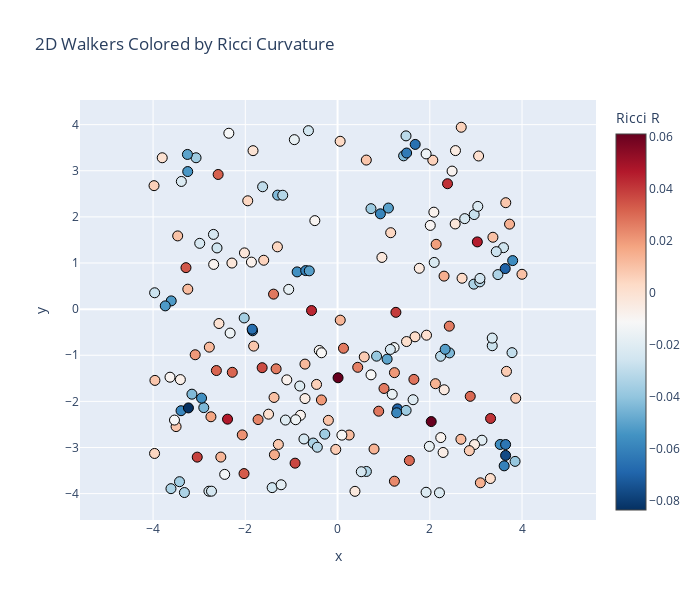

Notebook cell for this chart:
### Markdown cell above
## Visualization: Walkers Colored by Curvature

### Code cell
x_np = state.x.cpu().numpy()
R_np = R.cpu().numpy()

fig = go.Figure()

fig.add_trace(go.Scatter(
    x=x_np[:, 0],
    y=x_np[:, 1],
    mode='markers',
    marker=dict(
        size=10,
        color=R_np,
        colorscale='RdBu_r',
        colorbar=dict(title="Ricci R"),
        line=dict(width=1, color='black'),
    ),
    text=[f"R={R_np[i]:.3f}" for i in range(N)],
    hovertemplate="<b>Walker</b><br>" +
                  "x: %{x:.2f}<br>" +
                  "y: %{y:.2f}<br>" +
                  "%{text}<extra></extra>",
    name="Walkers",
))

fig.update_layout(
    title="2D Walkers Colored by Ricci Curvature",
    xaxis_title="x",
    yaxis_title="y",
    width=700,
    height=600,
    xaxis=dict(scaleanchor="y", scaleratio=1),
)

fig.show()

### Figure 1 — Plotly figure (JSON) as saved in the notebook; plotly's stock layout.template omitted (floating-point values rounded to 4 significant figures; data arrays with more than 128 entries replaced by an {"elided": "..."} marker saying what was removed)
{"data": [{"hovertemplate": "<b>Walker</b><br>x: %{x:.2f}<br>y: %{y:.2f}<br>%{text}<extra></extra>", "marker": {"color": {"elided": "200 float values"}, "colorbar": {"title": {"text": "Ricci R"}}, "colorscale": [[0, "rgb(5,48,97)"], [0.1, "rgb(33,102,172)"], [0.2, "rgb(67,147,195)"], [0.3, "rgb(146,197,222)"], [0.4, "rgb(209,229,240)"], [0.5, "rgb(247,247,247)"], [0.6, "rgb(253,219,199)"], [0.7, "rgb(244,165,130)"], [0.8, "rgb(214,96,77)"], [0.9, "rgb(178,24,43)"], [1, "rgb(103,0,31)"]], "line": {"color": "black", "width": 1}, "size": 10}, "mode": "markers", "name": "Walkers", "text": {"elided": "200 str values"}, "type": "scatter", "x": {"elided": "200 float values"}, "y": {"elided": "200 float values"}}], "layout": {"height": 600, "title": {"text": "2D Walkers Colored by Ricci Curvature"}, "width": 700, "xaxis": {"scaleanchor": "y", "scaleratio": 1, "title": {"text": "x"}}, "yaxis": {"title": {"text": "y"}}}}
